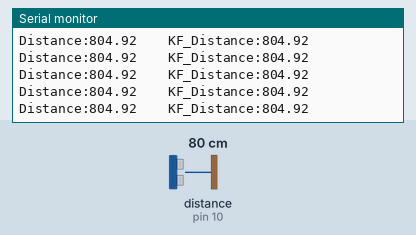
This sketch was run on a simulated Arduino Uno, built with avr-gcc and run on an emulated ATmega328P. On the bench: the last lines printed to the serial monitor. Wiring (inferred from the names in the program): ultrasonic range finder: trigger pin 9; echo pin 10. The inputs (shaded band) are chosen by the test bench; at power-on: distance to the obstacle (sensor on pin 10) 80 cm. The echo pulse lasts 58.3 µs per cm.

Above: at 7.7 s.
7.8 s: distance to the obstacle (sensor on pin 10) set to 2 cm
At 7.92 s:
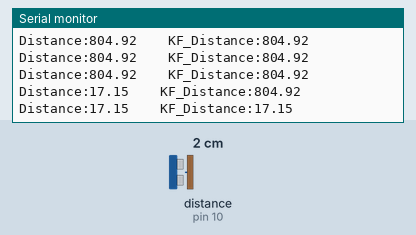
10.8 s: distance to the obstacle (sensor on pin 10) set to 60 cm
At 10.85 s:
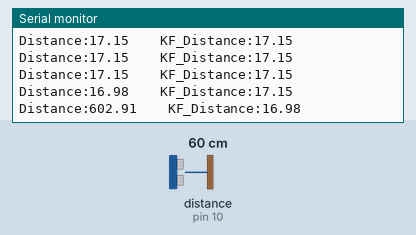
13.8 s: distance to the obstacle (sensor on pin 10) set to 120 cm
At 13.84 s:
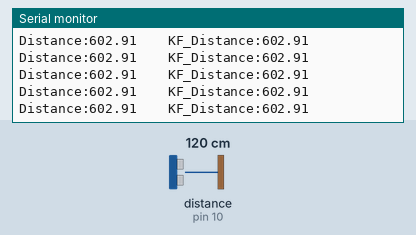
16.8 s: distance to the obstacle (sensor on pin 10) set to 250 cm
At 16.84 s:
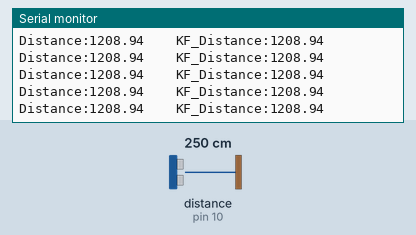
19.8 s: distance to the obstacle (sensor on pin 10) set to 4 cm
At 19.86 s:
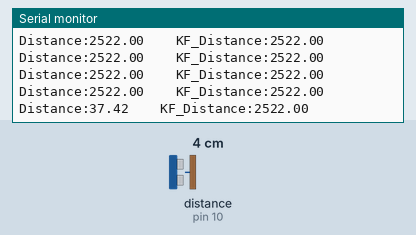
22.8 s: distance to the obstacle (sensor on pin 10) set to 63 cm
At 22.85 s:
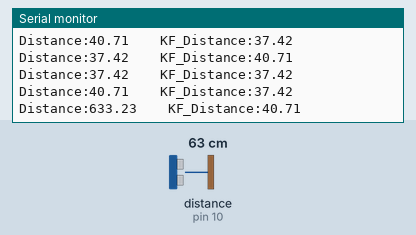
Timing chart, 0 to 25.8 s (numbered marks = the images above; inputs shaded):
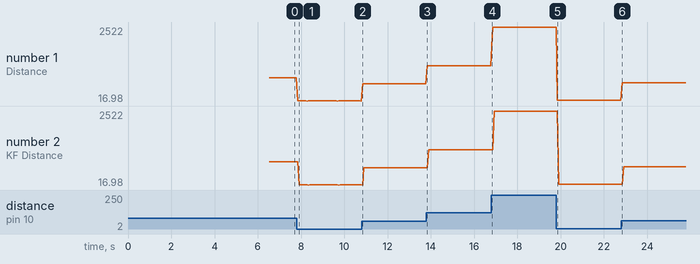

The sketch:

Kalman_Filter_Static.ino
```cpp
// ARDUINO MEGA/UNO/NANO

#define HCSR04_Trig_Pin   PB1  // HC - SR04 Trigger Pin Port B Bit 1 (Arduino Nano/Uno D9)
#define HCSR04_Echo_Pin   PB2  // HC - SR04 Echo Pin Port B Bit 2 Arduino Nano/Uno D10)
#define Temp_HCSR04       25   // ambient temp 25C

float f_Time_of_Echo    = 0;
float f_Speed_of_Sound  = 0;
float f_Distance_mm     = 0;
uint32_t u32_Prev_Time  = 0;
float f_Q_ProcessNoice  = 0.75;

///////////////////////////////////////////////////////////////////////
const float f_KF_MeasurementError        = 5.0;  // Ölçümün standart sapması / Ölçüm hatası

/* R Measurement Noise Variance (Ölçüm Gürültüsü Varyansı) Sensörün gürültülü olup olmamasını belirtir.
    R büyürse: sensör çok kötüdür -> K küçülür -> filtre modele daha çok güvenir
    R küçülürse: sensör çok iyidir -> K büyür → sensör baskın olur
  Ya da datasheet’ten:
  ±0.5°C hata → R ≈ 0.25
  ±2°C hata → R ≈ 4
  ±0.1°C hata → R ≈ 0.01    */
float f_KF_MeasurementErrorVariance_R    = 0;  // r = sensör gürültüsü   f_KF_MeasurementErrorVariance_R = f_KF_MeasurementError*f_KF_MeasurementError;

/* K, ölçüme mi yoksa modele mi daha çok güvenmen gerektiğini belirler.
   Eğer sensör gürültülü ise (R büyük):
    - K küçük çıkar
    - Modelin tahmini daha baskın olur
   Eğer model belirsiz ise (P büyük):
    - K büyük çıkar
    - Ölçüm daha baskın olur */
float f_KF_KalmanGain                    = 0;  // Kalman Gain (Kazanç)

/* P, ölçüm işlendikten sonra kalan belirsizlik. Ne kadar güvendiğini temsil eder.
  - Küçülürse → “daha eminim”
  - Büyürse → tahmin “daha güvensiz”  */

float f_KF_CurrentEstimatedVariance_P00  = 0;  // p = tahmin belirsizliği, posterior error covariance (hata kovaryans matrisi – ölçüm sonrası)
float f_KF_NextEstimatedVariance_P10     = 0;  // prior covariance (ölçümden önceki belirsizlik) Covariance Predict (P) / tahmin belirsizliği, Tahmin belirsizleştikçe sensörün etkisi artar
float f_KF_CurrentEstimatedValue_X00     = 0;  // Filtrelenmiş tahmin (posterior state estimate)
float f_KF_NextEstimatedValue_X10        = 0;  // predicted state (tahmin – prior) ölçüm gelmeden önceki tahmin
float f_KF_HumanEstimationError          = 100.0;  // ilk tahmin için öngörülen hata


///////////////////////////////////////////////////////////////////////
void setup() {
  // HC-SR04 GPIO INIT
  DDRB &= (~(1 << HCSR04_Echo_Pin));    // 2. bit of portB is false and input for HCSR04_Echo_Pin
  DDRB |= (1 << HCSR04_Trig_Pin);       // 1. bit of portB is true and output for HCSR04_Trig_Pin
  PORTB &= (~(1 << HCSR04_Trig_Pin));      // set HCSR04_Trig_Pin low
  Serial.begin(9600);

  ///////////////////////////////////////////////////////////////////////
  // KF Setup

  f_KF_CurrentEstimatedVariance_P00 = f_KF_HumanEstimationError * f_KF_HumanEstimationError;
  f_KF_NextEstimatedValue_X10       = f_KF_CurrentEstimatedValue_X00;
  f_KF_NextEstimatedVariance_P10    = f_KF_CurrentEstimatedVariance_P00;
  // f_KF_MeasurementErrorVariance_R   = f_KF_MeasurementError * f_KF_MeasurementError;
  // f_KF_CurrentEstimatedValue_X00    = 600.0;
  f_KF_MeasurementErrorVariance_R = Calc_f_KF_MeasurementErrorVariance_R(100);

  ///////////////////////////////////////////////////////////////////////
}

void loop() {

  if (millis() - u32_Prev_Time >= 60) { // getting distance cycle time 60ms
    f_Distance_mm = FB_Get_Distance_mm();

    Serial.print("Distance:");
    Serial.print(f_Distance_mm);
    Serial.print("\t\tKF_Distance:");
    Serial.println(f_KF_CurrentEstimatedValue_X00);

    // UPDATE
    f_KF_KalmanGain = (f_KF_NextEstimatedVariance_P10) / (f_KF_NextEstimatedVariance_P10 + f_KF_MeasurementErrorVariance_R);
    f_KF_CurrentEstimatedValue_X00  = f_KF_NextEstimatedValue_X10 + (f_KF_KalmanGain * (f_Distance_mm - f_KF_NextEstimatedValue_X10));
    f_KF_CurrentEstimatedVariance_P00 = (1 - f_KF_KalmanGain) * f_KF_NextEstimatedVariance_P10;

    // ESTIMATE
    f_KF_NextEstimatedValue_X10  = f_KF_CurrentEstimatedValue_X00;
    f_KF_NextEstimatedVariance_P10  = f_KF_CurrentEstimatedVariance_P00 + f_Q_ProcessNoice;

    u32_Prev_Time = millis();
  }

}

//////////////////////////////////////////////////////////////////////
// GET DISTANCE
float FB_Get_Distance_mm() {
  PORTB |= (1 << HCSR04_Trig_Pin);         // set HCSR04_Trig_Pin high
  delayMicroseconds(10);
  PORTB &= (~(1 << HCSR04_Trig_Pin));      // set HCSR04_Trig_Pin low
  cli();                                  // Turn off global interrupt
  float f_Time_of_Echo = pulseIn(10, HIGH, 23529.4); // max sensor dist ~4m
  sei();                                  // set Global Interrupt Enable
  f_Speed_of_Sound = 331.5 + (0.6 * Temp_HCSR04);
  // Serial.print("Dist:");
  // Serial.println(((f_Time_of_Echo / 2) * f_Speed_of_Sound) / 1000);
  // we suggest to use over 60ms measurement cycle, in order to prevent trigger signal to the echo signal.
  return ((f_Time_of_Echo / 2) * f_Speed_of_Sound) / 1000;
}
//////////////////////////////////////////////////////////////////////


float Calc_f_KF_MeasurementErrorVariance_R(uint8_t u8_sampleSize) {
  float f_Sum_of_Distances = 0;
  float f_Avg_of_Distances = 0;
  float f_Sum_of_Deviation = 0;
  float f_Raw_Distance_Values = 0;
  float f_Arr_Raw_Distance_Values[255];
  uint8_t counter = 0;

  f_Raw_Distance_Values = FB_Get_Distance_mm();

  while (counter < u8_sampleSize) {
    f_Raw_Distance_Values = FB_Get_Distance_mm();
    delay(60);
    f_Arr_Raw_Distance_Values[counter] = f_Raw_Distance_Values;
    f_Sum_of_Distances = f_Sum_of_Distances + f_Raw_Distance_Values;
    /*
        Serial.print("f_Arr_Raw_Distance_Values:");
        Serial.print(f_Arr_Raw_Distance_Values[counter]);
        Serial.print("\t\tf_Sum_of_Distances:");
        Serial.println(f_Sum_of_Distances);
    */
    counter++;
  }
  counter = 0;

  f_Avg_of_Distances = f_Sum_of_Distances / u8_sampleSize;  // okunan tüm değerlerin ortalamasını alıyoruz
  /*
    Serial.print("f_Sum_of_Distances:");
    Serial.println(f_Sum_of_Distances);
    Serial.print("f_Avg_of_Distances:");
    Serial.println(f_Avg_of_Distances);
  */
  while (counter < u8_sampleSize) {
    f_Sum_of_Deviation = f_Sum_of_Deviation + (sq(f_Avg_of_Distances - f_Arr_Raw_Distance_Values[counter]));
    /*
        Serial.print("Sapma:");
        Serial.println((f_Avg_of_Distances - f_Arr_Raw_Distance_Values[counter]));
    */
    counter++;
  }
  counter = 0;
  /*
    Serial.print("f_Sum_of_Deviation:");
    Serial.println(f_Sum_of_Deviation);
    Serial.print("Deviation:");
    Serial.println(f_Sum_of_Deviation / u8_sampleSize);

  */

  f_KF_CurrentEstimatedValue_X00 = f_Avg_of_Distances;
  /*
    Serial.print("f_KF_CurrentEstimatedValue_X00:");
    Serial.println(f_KF_CurrentEstimatedValue_X00);
  */
  return f_Sum_of_Deviation / u8_sampleSize;
}
```

Measured:
- after the input at 7.8 s, the serial monitor: prints a new line after 0.05 s (image 1)
- after the input at 10.8 s, the serial monitor: prints a new line after 0.05 s (image 2)
- after the input at 19.8 s, the serial monitor: prints a new line after 0.06 s (image 5)
- after the input at 22.8 s, the serial monitor: prints a new line after 0.05 s (image 6)
- plotted number 1: 804.92 → 16.98 after the input at 7.8 s, 16.98 → 602.91 after the input at 10.8 s, 602.91 → 1208.94 after the input at 13.8 s, 1208.94 → 2522 after the input at 16.8 s, 2522 → 40.71 after the input at 19.8 s
- plotted number 2: 804.92 → 17.15 after the input at 7.8 s, 17.15 → 602.91 after the input at 10.8 s, 602.91 → 1208.94 after the input at 13.8 s, 1208.94 → 2522 after the input at 16.8 s, 2522 → 37.42 after the input at 19.8 s
